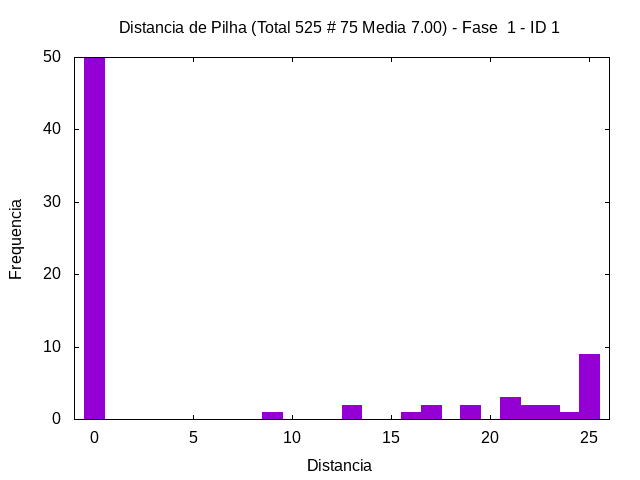

Write the gnuplot code that produced this figure.
set term png
set output "../out/mem/transp/-hist-1-1.png"
set style fill solid 1.0
set title "Distancia de Pilha (Total 525 # 75 Media 7.00) - Fase  1 - ID 1"
set xlabel "Distancia"
set ylabel "Frequencia"
plot [-1:26] "../out/mem/transp/-hist-1-1.gpdat" u 3:4 w boxes t ""
